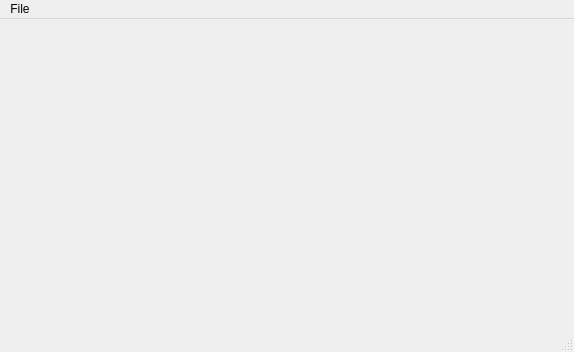
<?xml version="1.0" encoding="UTF-8"?>
<ui version="4.0">
 <class>MainWindow</class>
 <widget class="QMainWindow" name="MainWindow">
  <property name="geometry">
   <rect>
    <x>0</x>
    <y>0</y>
    <width>574</width>
    <height>352</height>
   </rect>
  </property>
  <property name="sizePolicy">
   <sizepolicy hsizetype="Expanding" vsizetype="Expanding">
    <horstretch>0</horstretch>
    <verstretch>0</verstretch>
   </sizepolicy>
  </property>
  <property name="minimumSize">
   <size>
    <width>574</width>
    <height>352</height>
   </size>
  </property>
  <property name="windowTitle">
   <string>SimpleGraphViewer</string>
  </property>
  <widget class="QWidget" name="centralWidget">
   <property name="sizePolicy">
    <sizepolicy hsizetype="Maximum" vsizetype="Maximum">
     <horstretch>0</horstretch>
     <verstretch>0</verstretch>
    </sizepolicy>
   </property>
   <layout class="QHBoxLayout" name="horizontalLayout">
    <item>
     <widget class="GraphWidget" name="Graph" native="true"/>
    </item>
   </layout>
  </widget>
  <widget class="QMenuBar" name="menuBar">
   <property name="geometry">
    <rect>
     <x>0</x>
     <y>0</y>
     <width>574</width>
     <height>22</height>
    </rect>
   </property>
   <widget class="QMenu" name="menuFile">
    <property name="title">
     <string>File</string>
    </property>
    <addaction name="actionOpen"/>
   </widget>
   <addaction name="menuFile"/>
  </widget>
  <widget class="QStatusBar" name="statusBar"/>
  <action name="actionOpen">
   <property name="text">
    <string>Open</string>
   </property>
   <property name="shortcut">
    <string>Ctrl+O</string>
   </property>
  </action>
 </widget>
 <layoutdefault spacing="6" margin="11"/>
 <customwidgets>
  <customwidget>
   <class>GraphWidget</class>
   <extends>QWidget</extends>
   <header>GUI/graphwidget.h</header>
   <container>1</container>
  </customwidget>
 </customwidgets>
 <resources/>
 <connections/>
</ui>
